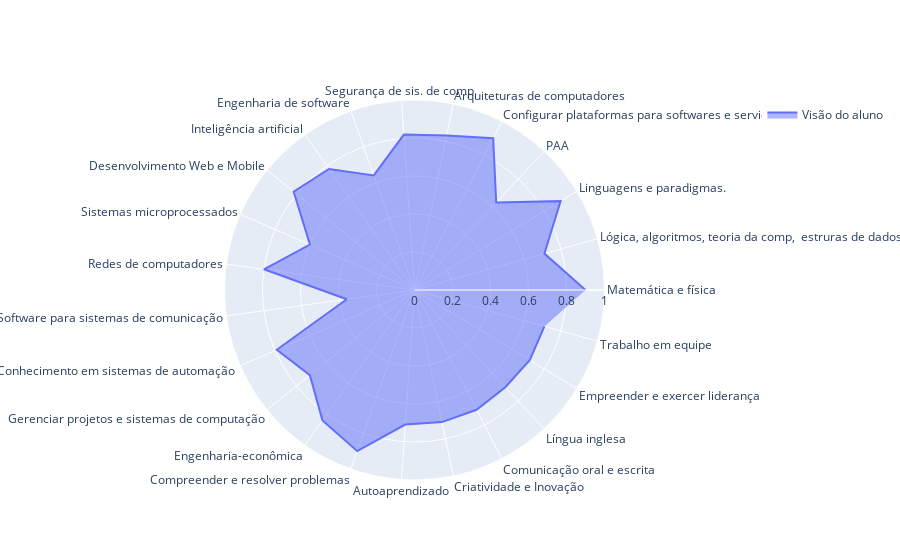

Notebook source saved alongside this figure:
### Markdown cell above
### 10.1 Visão de competências aluno

Propagadas sobre os grafos

### Code cell
fig = Plot.spider_plot(
    categorias, 
    r1=list(notas_aluno.values()), 
    r1_name="Visão do aluno")

### Figure 1 — Plotly figure (JSON) as saved in the notebook; plotly's stock layout.template omitted (floating-point values rounded to 4 significant figures)
{"data": [{"fill": "toself", "name": "Visão do aluno", "r": [0.9, 0.71, 0.9, 0.63, 0.9, 0.83, 0.82, 0.64, 0.78, 0.82, 0.6, 0.8, 0.36, 0.79, 0.71, 0.84, 0.9, 0.71, 0.71, 0.71, 0.7, 0.71, 0.71], "theta": ["Matemática e física", "Lógica, algoritmos, teoria da comp,  estruras de dados.", "Linguagens e paradigmas.", "PAA", "Configurar plataformas para softwares e serviços.", "Arquiteturas de computadores", "Segurança de sis. de comp.", "Engenharia de software", "Inteligência artificial", "Desenvolvimento Web e Mobile", "Sistemas microprocessados", "Redes de computadores", "Software para sistemas de comunicação", "Conhecimento em sistemas de automação ", "Gerenciar projetos e sistemas de computação", "Engenharia-econômica", "Compreender e resolver problemas", "Autoaprendizado", "Criatividade e Inovação", "Comunicação oral e escrita", "Língua inglesa", "Empreender e exercer liderança", "Trabalho em equipe"], "type": "scatterpolar"}], "layout": {"polar": {"radialaxis": {"range": [0, 1], "visible": true}}, "showlegend": true}}
